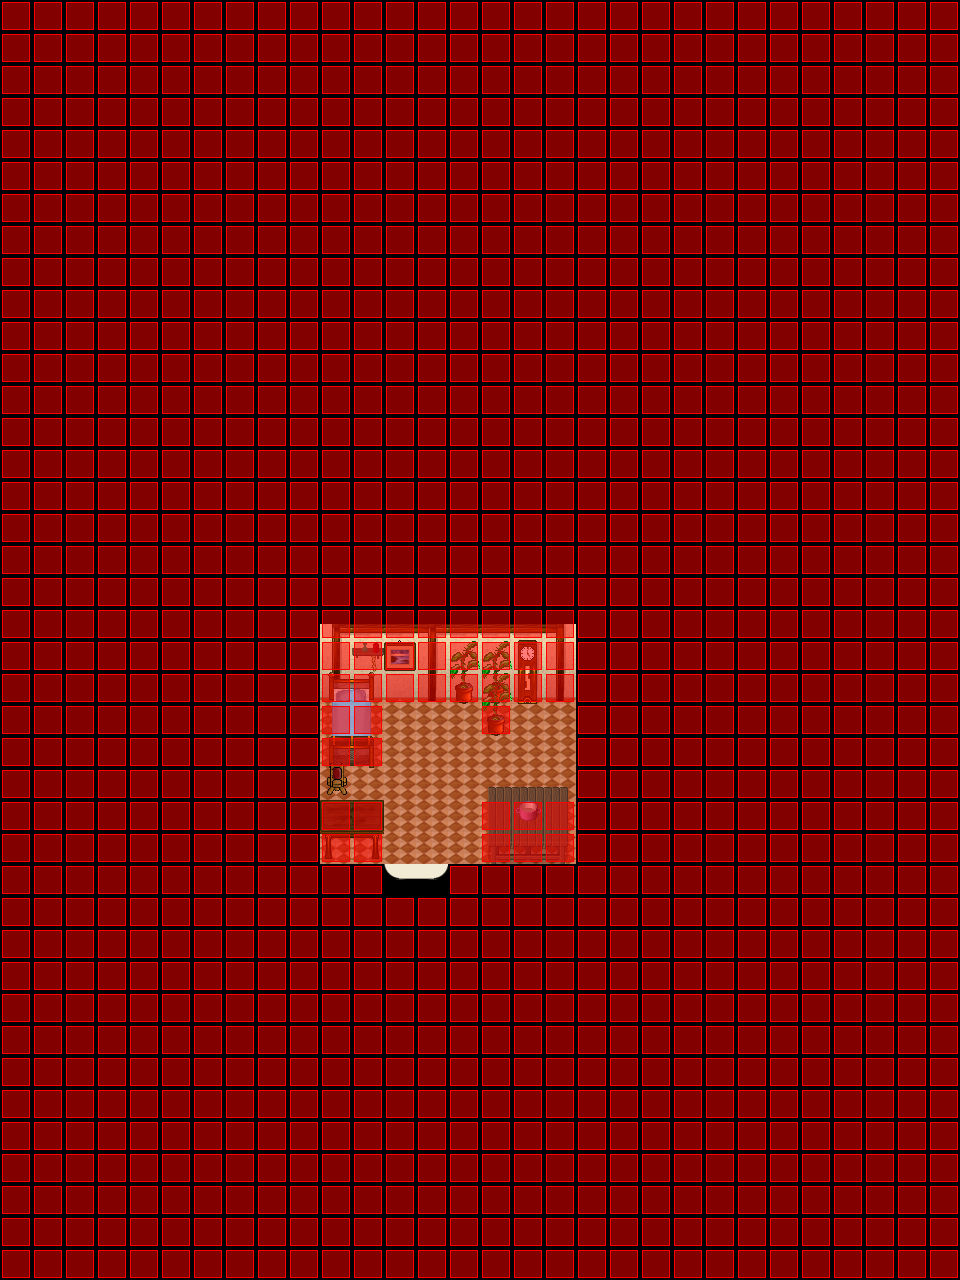

The image is a tile-based game level rendered from a .tmx file. Its description and source (layers, tilesets, objects; grid data summarised) follow:
An orthogonal 30x40 tile map with 32x32 px tiles, 7 tile layers (Ground, Ground, Ground, Ground, ...), 5 tilesets and 2 objects (WARP, SCRIPT).

<map version="1.0" orientation="orthogonal" width="30" height="40" tilewidth="32" tileheight="32">
 <properties>
  <property name="music" value="inside2.ogg" />
 </properties>
 <tileset firstgid="1" name="collision1_32_32" tilewidth="32" tileheight="32">
  <image source="../graphics/tiles/collision1_32_32.png" width="1024" height="1024" />
 </tileset>
 <tileset firstgid="1025" name="indoor3_32_32" tilewidth="32" tileheight="32">
  <image source="../graphics/tiles/indoor3_32_32.png" width="1024" height="1024" />
 </tileset>
 <tileset firstgid="2049" name="indoor2_32_32" tilewidth="32" tileheight="32">
  <image source="../graphics/tiles/indoor2_32_32.png" width="1024" height="1024" />
 </tileset>
 <tileset firstgid="3073" name="indoor2_32_64" tilewidth="32" tileheight="64">
  <image source="../graphics/tiles/indoor2_32_64.png" width="1024" height="1024" />
 </tileset>
 <tileset firstgid="3585" name="indoor2_32_96" tilewidth="32" tileheight="96">
  <image source="../graphics/tiles/indoor2_32_96.png" width="1024" height="960" />
 </tileset>
 <layer name="Ground" width="30" height="40">
  <data>[1200 cells, 1200 non-empty, 4 distinct tile ids]</data>
 </layer>
 <layer name="Ground" width="30" height="40">
  <data>[1200 cells, 24 non-empty, 8 distinct tile ids]</data>
 </layer>
 <layer name="Ground" width="30" height="40">
  <data>[1200 cells, 21 non-empty, 21 distinct tile ids]</data>
 </layer>
 <layer name="Ground" width="30" height="40">
  <data>[1200 cells, 1 non-empty, 1 distinct tile ids]</data>
 </layer>
 <layer name="Fringe" width="30" height="40">
  <data>[1200 cells, 4 non-empty, 2 distinct tile ids]</data>
 </layer>
 <layer name="Over" width="30" height="40">
  <data>[1200 cells, 3 non-empty, 3 distinct tile ids]</data>
 </layer>
 <layer name="Collision" width="30" height="40">
  <data>[1200 cells, 1173 non-empty, 1 distinct tile ids]</data>
 </layer>
 <objectgroup name="Object" width="30" height="40">
  <object name="Warp to monument-o00-o00-n01" type="WARP" x="384" y="864" width="64" height="32">
   <properties>
    <property name="DEST_MAP" value="iw-monument-of-bugfixer-o00-o00-n01" />
    <property name="DEST_X" value="1280" />
    <property name="DEST_Y" value="752" />
   </properties>
  </object>
  <object name="External Map Events" type="SCRIPT" x="90" y="8" width="49" height="47">
   <properties>
    <property name="FILENAME" value="scripts/maps/iw-monument-of-bugfixer-house02-o00-o00-o00.lua" />
   </properties>
  </object>
 </objectgroup>
</map>
